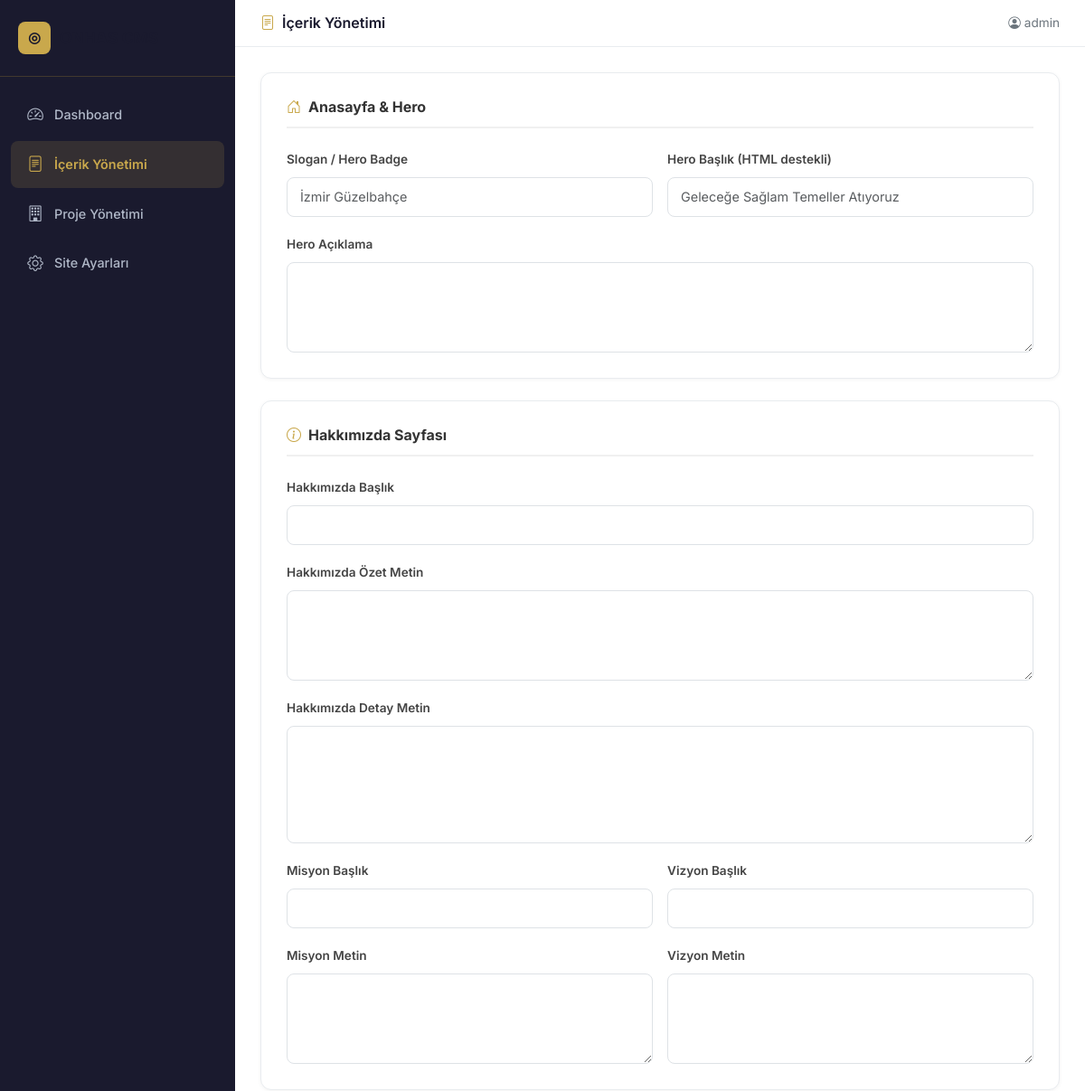
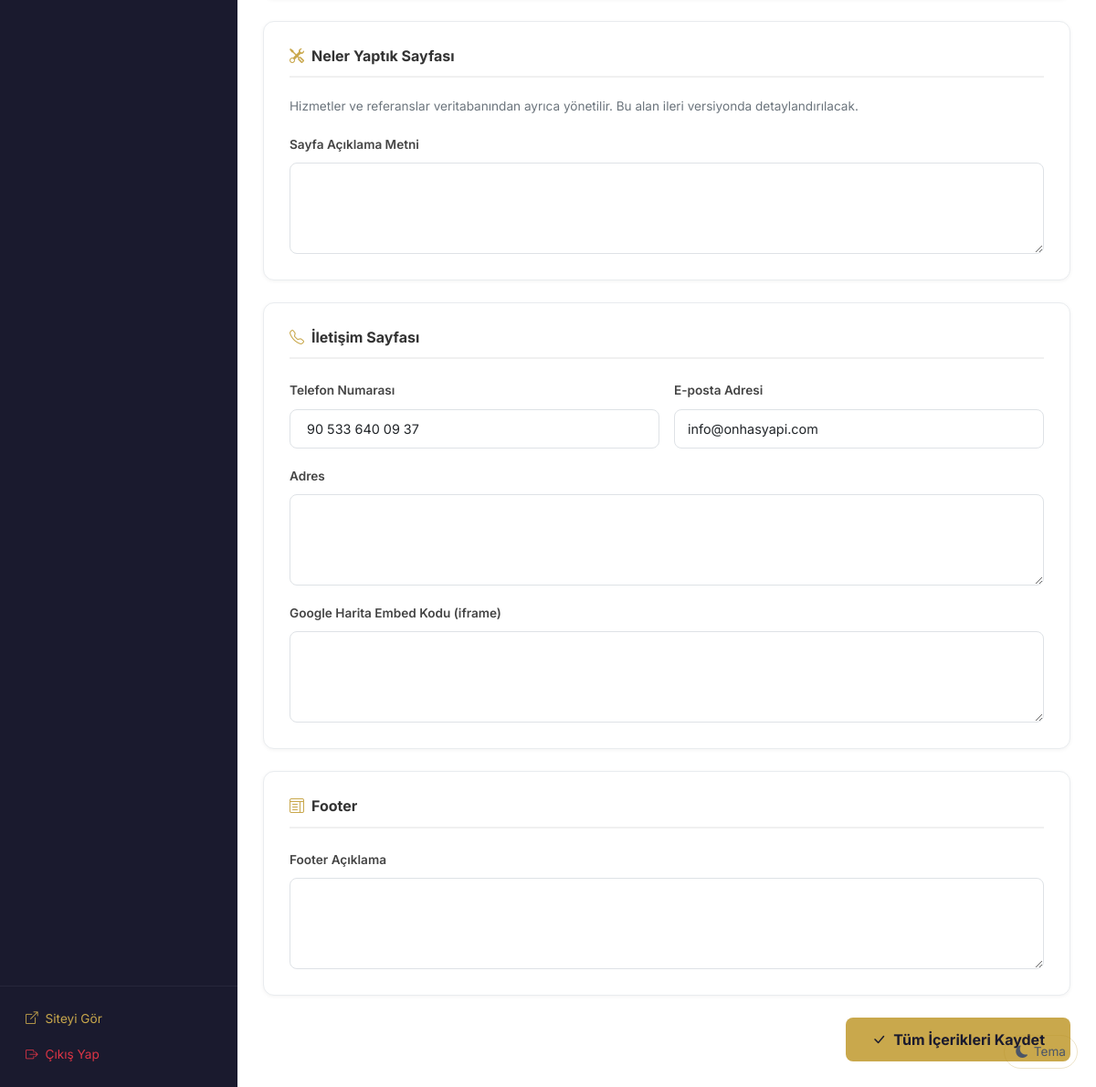
Page /yonetim/panel/icerik (signed in) on the committed database (2 pictures, top to bottom).
### tables this page shows
CREATE TABLE users (
            id          INTEGER PRIMARY KEY AUTOINCREMENT,
            username    TEXT UNIQUE NOT NULL,
            password    TEXT NOT NULL,
            created_at  TEXT DEFAULT (datetime('now','localtime'))
        );

CREATE TABLE settings (
            id          INTEGER PRIMARY KEY AUTOINCREMENT,
            key         TEXT UNIQUE NOT NULL,
            value       TEXT
        );

### app.py (the view, shortened to what this page needs)
@app.route("/yonetim/panel/icerik", methods=["GET", "POST"])
@login_required
def admin_icerik():
    db = get_db()
    contents = db.execute(
        "SELECT * FROM contents ORDER BY key ASC"
    ).fetchall()
    return render_template(
        "admin/icerik.html",
        contents=contents,
        get_setting=get_setting,
    )

### app.py (called while the page is built)
def get_db():
    if "db" not in g:
        g.db = sqlite3.connect(DB_PATH)
        g.db.row_factory = sqlite3.Row
        g.db.execute("PRAGMA journal_mode=WAL")
        g.db.execute("PRAGMA foreign_keys=ON")
    return g.db

@login_manager.user_loader
def load_user(user_id):
    db = get_db()
    row = db.execute("SELECT id, username FROM users WHERE id = ?", (user_id,)).fetchone()
    if row:
        return User(row["id"], row["username"])
    return None

@app.context_processor
def inject_site():
    try:
        db = get_db()
    except Exception:
        return {"site": SiteNamespace()}
    attrs = {}
    for row in db.execute("SELECT key, value FROM settings").fetchall():
        attrs[row["key"]] = row["value"]
    for row in db.execute("SELECT key, value FROM contents").fetchall():
        attrs[row["key"]] = row["value"]
    class DynamicSite:
        def __getattr__(self, name):
            return attrs.get(name)
    return {"site": DynamicSite()}

### templates/admin/icerik.html (shortened to what this page needs)
<!DOCTYPE html>
<html lang="tr">
<head>
    <link href="https://cdn.jsdelivr.net/npm/bootstrap@5.3.3/dist/css/bootstrap.min.css" rel="stylesheet">
    <link href="https://cdn.jsdelivr.net/npm/bootstrap-icons@1.11.3/font/bootstrap-icons.css" rel="stylesheet">
    <link href="{{ url_for('static', filename='css/style.css') }}" rel="stylesheet">
</head>
<body class="admin-body">
    <div class="admin-wrapper">
        <aside class="admin-sidebar">
            <a href="{{ url_for('admin_panel') }}" class="sidebar-brand">
                <span class="sb-icon">&#9678;</span> ONHAS CMS
            </a>
            <nav class="sidebar-nav">
                <a href="{{ url_for('admin_panel') }}" class="nav-link"><i class="bi bi-speedometer2"></i> Dashboard</a>
                <a href="{{ url_for('admin_icerik') }}" class="nav-link active"><i class="bi bi-file-text"></i> İçerik Yönetimi</a>
                <a href="{{ url_for('admin_projeler') }}" class="nav-link"><i class="bi bi-building"></i> Proje Yönetimi</a>
                <a href="{{ url_for('admin_ayarlar') }}" class="nav-link"><i class="bi bi-gear"></i> Site Ayarları</a>
            </nav>
            <div class="sidebar-footer">
                <a href="{{ url_for('index') }}" target="_blank" class="btn-site"><i class="bi bi-box-arrow-up-right"></i> Siteyi Gör</a>
                <a href="{{ url_for('admin_logout') }}"><i class="bi bi-box-arrow-right"></i> Çıkış Yap</a>
            </div>
        </aside>
        <main class="admin-main">
            <div class="admin-topbar">
                <h5><i class="bi bi-file-text me-2" style="color: #c9a84c;"></i>İçerik Yönetimi</h5>
                <span style="font-size: 0.85rem; color: #6c757d;">
                    <i class="bi bi-person-circle me-1"></i>{{ current_user.username if current_user else 'Admin' }}
                </span>
            </div>
            <div class="admin-content">
                <form method="POST" action="{{ url_for('admin_icerik') }}">
                    <div class="content-form-card">
                        <h6><i class="bi bi-house-door me-2" style="color: #c9a84c;"></i>Anasayfa & Hero</h6>
                        <div class="row g-3">
                            <div class="col-md-6">
                                <label class="form-label">Slogan / Hero Badge</label>
                                <input type="text" name="slogan" class="form-control" value="{{ site.slogan or '' }}" placeholder="İzmir Güzelbahçe">
                            </div>
                            <div class="col-md-6">
                                <label class="form-label">Hero Başlık (HTML destekli)</label>
                                <input type="text" name="hero_baslik" class="form-control" value="{{ site.hero_baslik or '' }}" placeholder="Geleceğe Sağlam Temeller Atıyoruz">
                            </div>
                            <div class="col-12">
                                <label class="form-label">Hero Açıklama</label>
                                <textarea name="hero_aciklama" class="form-control" rows="3">{{ site.hero_aciklama or '' }}</textarea>
                            </div>
                        </div>
                    </div>
                    <div class="content-form-card">
                        <h6><i class="bi bi-info-circle me-2" style="color: #c9a84c;"></i>Hakkımızda Sayfası</h6>
                        <div class="row g-3">
                            <div class="col-12">
                                <label class="form-label">Hakkımızda Başlık</label>
                                <input type="text" name="hakkimizda_baslik" class="form-control" value="{{ site.hakkimizda_baslik or '' }}">
                            </div>
                            <div class="col-12">
                                <label class="form-label">Hakkımızda Özet Metin</label>
                                <textarea name="hakkimizda_ozet" class="form-control" rows="3">{{ site.hakkimizda_ozet or '' }}</textarea>
                            </div>
                            <div class="col-12">
                                <label class="form-label">Hakkımızda Detay Metin</label>
                                <textarea name="hakkimizda_metin" class="form-control" rows="5">{{ site.hakkimizda_metin or '' }}</textarea>
                            </div>
                            <div class="col-md-6">
                                <label class="form-label">Misyon Başlık</label>
                                <input type="text" name="misyon_baslik" class="form-control" value="{{ site.misyon_baslik or '' }}">
                            </div>
                            <div class="col-md-6">
                                <label class="form-label">Vizyon Başlık</label>
                                <input type="text" name="vizyon_baslik" class="form-control" value="{{ site.vizyon_baslik or '' }}">
                            </div>
                            <div class="col-md-6">
                                <label class="form-label">Misyon Metin</label>
                                <textarea name="misyon_metin" class="form-control" rows="3">{{ site.misyon_metin or '' }}</textarea>
                            </div>
                            <div class="col-md-6">
                                <label class="form-label">Vizyon Metin</label>
                                <textarea name="vizyon_metin" class="form-control" rows="3">{{ site.vizyon_metin or '' }}</textarea>
                            </div>
                        </div>
                    </div>
                    <div class="content-form-card">
                        <h6><i class="bi bi-tools me-2" style="color: #c9a84c;"></i>Neler Yaptık Sayfası</h6>
                        <p style="font-size: 0.85rem; color: #6c757d; margin-bottom: 16px;">
                            Hizmetler ve referanslar veritabanından ayrıca yönetilir. Bu alan ileri versiyonda detaylandırılacak.
                        </p>
                        <div class="row g-3">
                            <div class="col-12">
                                <label class="form-label">Sayfa Açıklama Metni</label>
                                <textarea name="neler_yaptik_aciklama" class="form-control" rows="3">{{ site.neler_yaptik_aciklama or '' }}</textarea>
                            </div>
                        </div>
                    </div>
                    <div class="content-form-card">
                        <h6><i class="bi bi-telephone me-2" style="color: #c9a84c;"></i>İletişim Sayfası</h6>
                        <div class="row g-3">
                            <div class="col-md-6">
                                <label class="form-label">Telefon Numarası</label>
                                <input type="text" name="telefon" class="form-control" value="{{ site.telefon or '' }}" placeholder="+90 533 640 09 37">
                            </div>
                            <div class="col-md-6">
                                <label class="form-label">E-posta Adresi</label>
                                <input type="email" name="email" class="form-control" value="{{ site.email or '' }}" placeholder="info@onhasyapi.com">
                            </div>
                            <div class="col-12">
                                <label class="form-label">Adres</label>
                                <textarea name="adres" class="form-control" rows="2">{{ site.adres or '' }}</textarea>
                            </div>
                            <div class="col-12">
                                <label class="form-label">Google Harita Embed Kodu (iframe)</label>
                                <textarea name="harita_embed" class="form-control" rows="3">{{ site.harita_embed or '' }}</textarea>
                            </div>
                        </div>
                    </div>
                    <div class="content-form-card">
                        <h6><i class="bi bi-layout-text-window me-2" style="color: #c9a84c;"></i>Footer</h6>
                        <div class="row g-3">
                            <div class="col-12">
                                <label class="form-label">Footer Açıklama</label>
                                <textarea name="footer_aciklama" class="form-control" rows="2">{{ site.footer_aciklama or '' }}</textarea>
                            </div>
                        </div>
                    </div>
                    <div class="text-end">
                        <button type="submit" class="btn btn-save">
                            <i class="bi bi-check-lg me-2"></i>Tüm İçerikleri Kaydet
                        </button>
                    </div>
                </form>
            </div>
        </main>
    </div>
    <button id="themeToggleBtn" class="theme-toggle-inline" style="position:fixed;bottom:20px;right:20px;z-index:9999" title="Tema değiştir">
        <i class="bi bi-sun-fill" id="themeIcon"></i> Tema
    </button>
</body>
</html>

### static/css/style.css (style rules this page uses)
:root { --dark-bg: #1a1a2e; --dark-bg-alt: #16213e; --dark-surface: #0f3460; --gold: #c9a84c; --gold-hover: #d4b65e; --gold-light: #e8d59c; --text-primary: #ffffff; --text-secondary: #b0b8c8; --text-muted: #6c757d; --border-color: rgba(201, 168, 76, 0.2); --card-bg: rgba(255, 255, 255, 0.03); --card-bg-hover: rgba(255, 255, 255, 0.06); --shadow-sm: 0 2px 8px rgba(0, 0, 0, 0.3); --shadow-md: 0 4px 20px rgba(0, 0, 0, 0.4); --shadow-lg: 0 8px 40px rgba(0, 0, 0, 0.5); --radius-sm: 8px; --radius-md: 12px; --radius-lg: 16px; --transition: all 0.3s ease; --toggle-size: 44px; }
body[data-theme="light"] { --dark-bg: #f5f0e8; --dark-bg-alt: #ffffff; --dark-surface: #e8ddcc; --gold: #b8942e; --gold-hover: #a38326; --gold-light: #d4b85c; --text-primary: #1a1a2e; --text-secondary: #4a5568; --text-muted: #718096; --border-color: rgba(184, 148, 46, 0.25); --card-bg: rgba(0, 0, 0, 0.03); --card-bg-hover: rgba(0, 0, 0, 0.06); --shadow-sm: 0 2px 8px rgba(0, 0, 0, 0.08); --shadow-md: 0 4px 20px rgba(0, 0, 0, 0.1); --shadow-lg: 0 8px 40px rgba(0, 0, 0, 0.15); }
.theme-toggle-inline { background: transparent; border: 1px solid var(--border-color); color: var(--text-secondary); cursor: pointer; padding: 6px 12px; border-radius: 20px; font-size: 0.85rem; transition: var(--transition); display: inline-flex; align-items: center; gap: 6px; }
* { margin: 0; padding: 0; box-sizing: border-box; }
html { scroll-behavior: smooth; }
body { font-family: 'Inter', -apple-system, BlinkMacSystemFont, 'Segoe UI', sans-serif; background-color: var(--dark-bg); color: var(--text-primary); line-height: 1.7; overflow-x: hidden; padding-top: 76px; }
.admin-body { background: #f0f2f5; color: #333; padding-top: 0; font-family: 'Inter', sans-serif; }
.admin-sidebar { background: var(--dark-bg); min-height: 100vh; padding: 0; position: fixed; top: 0; left: 0; width: 260px; z-index: 1000; overflow-y: auto; }
.admin-sidebar .sidebar-brand { padding: 24px 20px; border-bottom: 1px solid var(--border-color); display: flex; align-items: center; gap: 10px; color: var(--text-primary); font-size: 1.1rem; font-weight: 700; text-decoration: none; }
.admin-sidebar .nav-link { color: var(--text-secondary); padding: 12px 16px; border-radius: 8px; margin-bottom: 4px; font-weight: 500; font-size: 0.9rem; transition: all 0.2s; display: flex; align-items: center; gap: 10px; }
.admin-sidebar .nav-link:hover, .admin-sidebar .nav-link.active { background: rgba(201, 168, 76, 0.15); color: var(--gold); }
.admin-sidebar .nav-link i { font-size: 1.1rem; }
.admin-main { margin-left: 260px; padding: 0; min-height: 100vh; background: var(--dark-bg-alt); }
.admin-topbar { background: var(--dark-bg-alt); border-bottom: 1px solid var(--border-color); padding: 16px 28px; display: flex; justify-content: space-between; color: var(--text-primary); align-items: center; }
.admin-topbar h5 { margin: 0; font-weight: 600; font-size: 1.1rem; }
.admin-content { padding: 28px; }

### rows in the picture
users: username "admin"
settings: telefon "90 533 640 09 37"
settings: email "info@onhasyapi.com"
